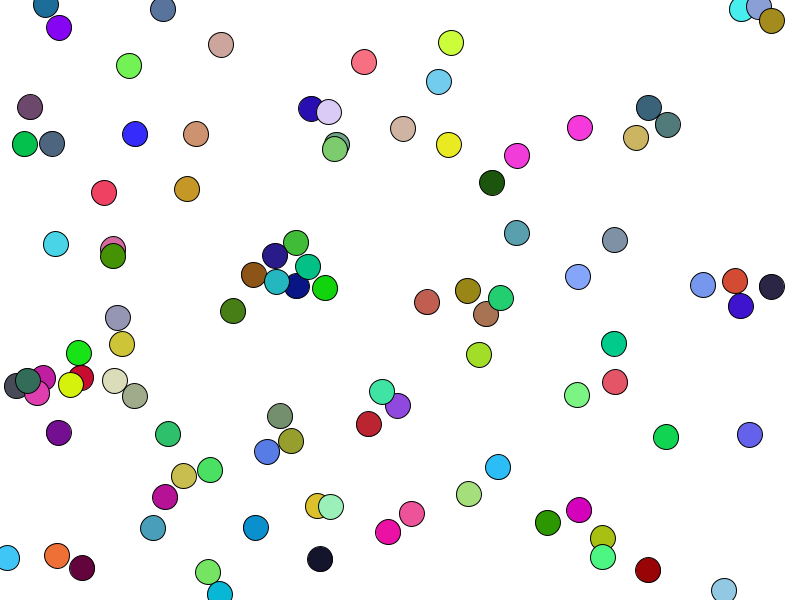
Frame 1 (no input)
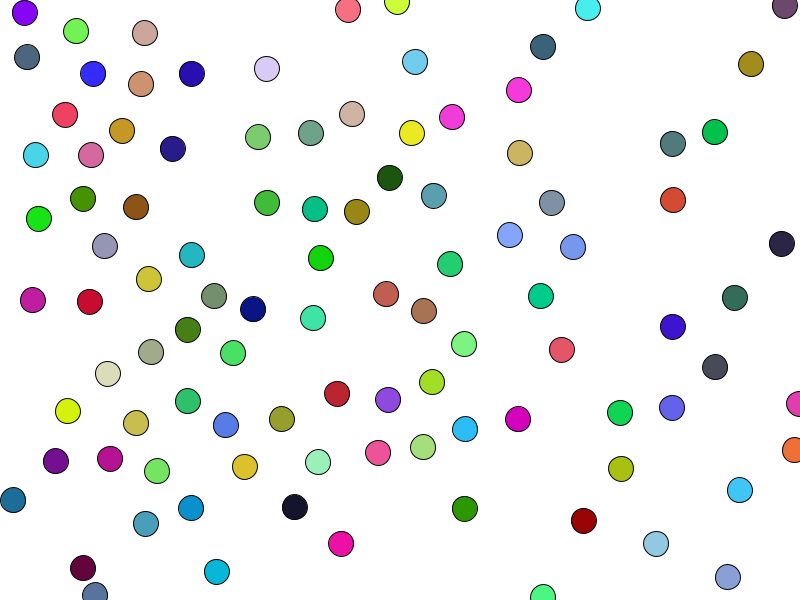
Frame 60 (the mouse pressed at the canvas centre just before this capture)
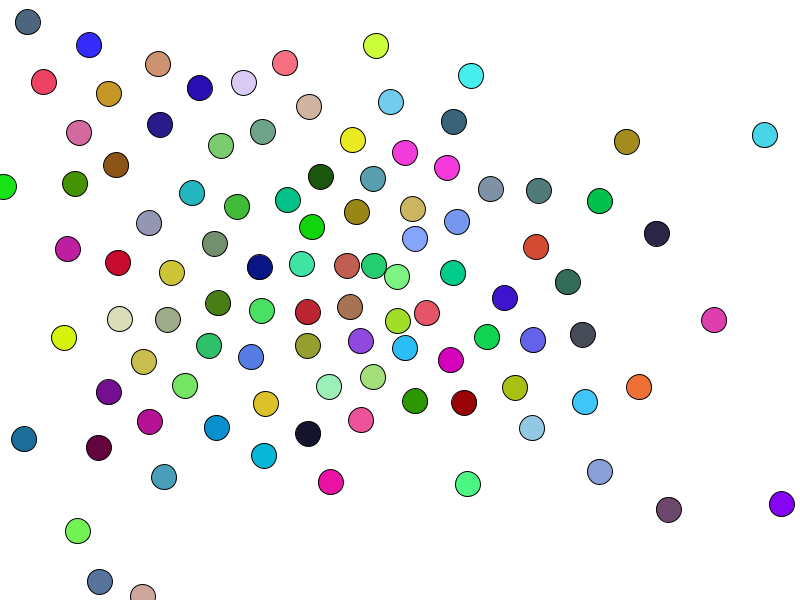
Frame 120 (the mouse held since frame 60 and released just before this capture)

The Processing sketch that drew these frames (run headless with seeded random() and noise(); from frame 60 on, the mouse is pressed at the canvas centre):

// Processing sketch: basic_flocking
// ── basic_flocking.pde
import java.util.*;

ArrayList<Vehicle> vehicles;


void setup(){
  size(800, 600);
  
  vehicles = new ArrayList<Vehicle>();
  for (int i = 0; i < 100; i++){
    vehicles.add(new Vehicle(random(width), random(height)));
  }
}

void draw(){
  background(255);
  
  for(Vehicle v : vehicles){
    v.applyBehaviors(vehicles);
    v.update();
    v.display();
  }
}

// ── vehicle.pde
class Vehicle{
  
  // steering force = desired velocity - current velocity
  
  color c;
  PVector location;
  PVector velocity;
  PVector acceleration;
  float r;
  float maxspeed;
  float maxforce;
  
  Vehicle(float x, float y){
    acceleration = new PVector(0,0);
    c = color(random(255), random(255), random(255));
    velocity = new PVector(0,0);
    location = new PVector(x,y);
    r = 25;
    maxspeed = 3;
    maxforce = 0.1;
  }
  
  void update(){
    if(location.x < 0){
      location.x = width;
    }
    else if(location.x > width){
      location.x = 0;
    }
    if(location.y < 0){
      location.y = height;
    }
    else if(location.y > height){
      location.y = 0;
    }
    
    velocity.add(acceleration);
    velocity.limit(maxspeed);
    location.add(velocity);
    acceleration.mult(0);
  }
  
  void applyForce(PVector force){
    acceleration.add(force);
  }
  
  PVector seek(PVector target){
    PVector desired = PVector.sub(target, location);
    desired.normalize();
    desired.mult(maxspeed);
    PVector steer = PVector.sub(desired, velocity);
    steer.limit(maxforce);
    return steer;
  }
  
  PVector separate(ArrayList<Vehicle> vehicles){
    float desiredseparation = r*2;
    PVector sum = new PVector();
    int count = 0;
    for(Vehicle other: vehicles){
      if(this.equals(other)){
        continue;
      }
      float d = PVector.dist(location, other.location);
      if((d < desiredseparation)){
        PVector diff = PVector.sub(location, other.location);
        diff.normalize();
        diff.div(d);
        sum.add(diff);
        count++;
      }
    }
    if(count > 0){
      sum.div(count);
      
      sum.setMag(maxspeed);
      PVector steer = PVector.sub(sum, velocity);
      steer.limit(maxforce);
      return steer;
    }else{
      return new PVector(0, 0);
    }
  }
  
  void applyBehaviors(ArrayList<Vehicle> vehicles){
    PVector separate = separate(vehicles);
    PVector seek = seek(new PVector(mouseX, mouseY));
    
    separate.mult(1.5);
    seek.mult(0.5);
    
    applyForce(separate);
    applyForce(seek);
  }
  
  void display(){
    stroke(0);
    fill(c);
    ellipse(location.x, location.y, r, r);
  }
}
